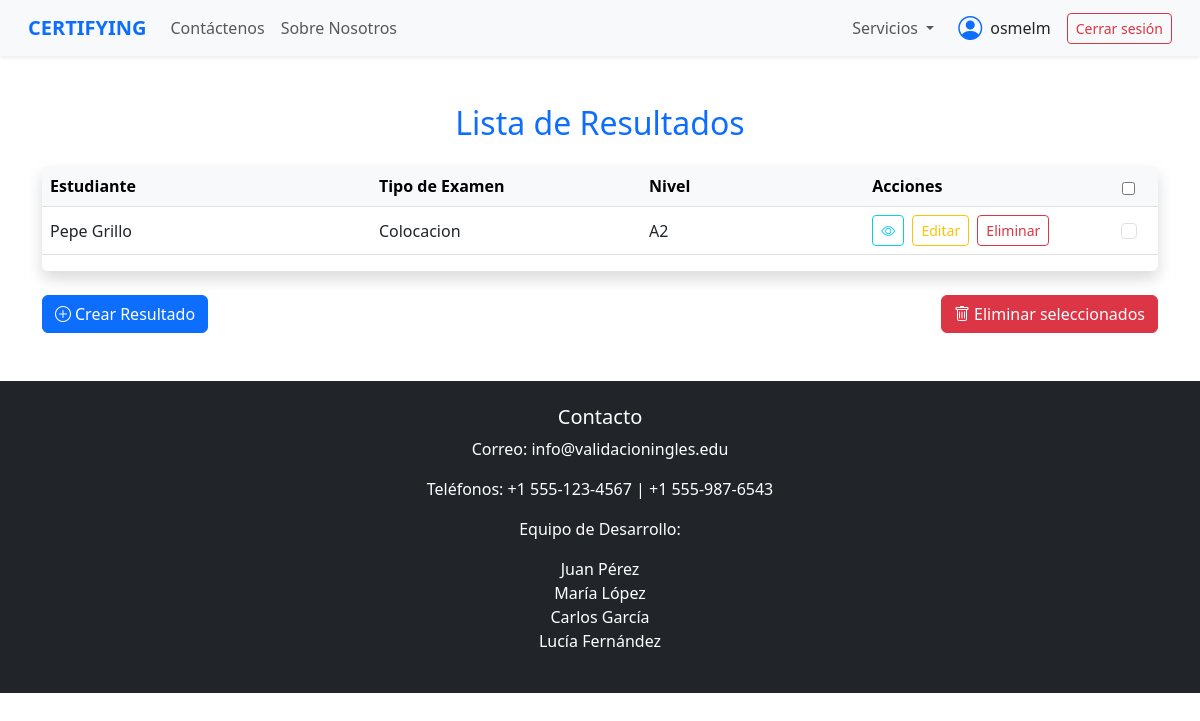
Page /resultados/ (signed in) on the committed database.
### gestion/models.py (models this page shows, shortened)
class Usuario(AbstractUser):
    TIPO_USUARIO = [
        ('estudiante', 'Estudiante'),
        ('profesor', 'Profesor del Centro')
    ]
    anios =[
        ('1', 'primero'),
        ('2', 'segundo'),
        ('3', 'tercero'),
        ('4', 'cuarto'),
    ]
    tipo_usuario = models.CharField(max_length=20, choices=TIPO_USUARIO)
    facultad = models.CharField(max_length=20)
    grupo = models.CharField(max_length=20,null=True, blank=True)
    anio_escolar = models.CharField(max_length=30, choices=anios, null=True, blank=True)
    carrera = models.CharField(max_length=100,null=True, blank=True)
    curso = models.CharField(max_length=30, blank=True, null=True)
    nivel = models.CharField(max_length=10,null=True, blank=True)
    def es_profesor(self):
        return self.tipo_usuario == 'profesor'

class Resultado(models.Model):
    niveles = [
        ('A1', 'A1'),
        ('A2', 'A2'),
        ('B1', 'B1'),
        ('B2', 'B2'),
        ('C1', 'C1'),
        ('C2', 'C2')
    ]
    nota = models.CharField(max_length=2, choices=niveles)
    inscripcion = models.OneToOneField('Inscripcion', on_delete=models.CASCADE)

class Inscripcion(models.Model):
    estudiante = models.ForeignKey(
        Usuario,
        on_delete=models.CASCADE,
        limit_choices_to={'tipo_usuario': 'estudiante'}
    )
    convocatoria = models.ForeignKey(Convocatoria, on_delete=models.CASCADE)
    fecha_inscripcion = models.DateField(auto_now_add=True)
    class Meta:
        constraints = [
            models.UniqueConstraint(fields=['estudiante', 'convocatoria'], name='unique_inscripcion_estudiante_convocatoria')
        ]

class Convocatoria(models.Model):
    TIPO_CONVOCATORIA = [
        ('entrevista', 'Entrevista'),
        ('certificacion', 'Certificación'),
        ('curso', 'Curso'),
        ('colocacion', 'Colocacion'),
        ('revalorizacion', 'revalorizacion')
    ]
    niveles = [
        ('A1', 'A1'),
        ('A2', 'A2'),
        ('B1', 'B1'),
        ('B2', 'B2'),
        ('C1', 'C1'),
        ('C2', 'C2')
    ]
    nivel = models.CharField(max_length=2, choices=niveles, null=True, blank=True)
    tipo = models.CharField(max_length=20, choices=TIPO_CONVOCATORIA)
    descripcion = models.TextField()
    lugar = models.CharField(max_length=100)
    fecha = models.DateField()
    hora = models.TimeField()
    profesor = models.ForeignKey(
        Usuario,
        on_delete=models.CASCADE,
        limit_choices_to={'tipo_usuario': 'profesor'},
        null=True,  # <-- Permitir nulos temporalmente
        blank=True
    )  # Creador
    estado = models.BooleanField(default=True)

### gestion/vistas/vista_resultado.py (the view)
# urls.py: path('resultados/', vista_resultado.lista_resultados, name='lista_resultados'),
def lista_resultados(request):
    if not request.user.is_authenticated:
        messages.warning(request, "Debes iniciar sesión para acceder a esta página.")
        return redirect('login')
    if not request.user.es_profesor():
        messages.warning(request, "No tienes permisos para acceder a esta sección.")
        return redirect('pagina_principal')
    resultados = Resultado.objects.all()
    return render(request, 'resultados/lista_resultados.html', {'resultados': resultados})

### templates/resultados/lista_resultados.html (shortened to what this page needs)
{% extends 'base.html' %}
{% load static %}
{% block content %}
<div class="container my-5">
  <h2 class="mb-4 text-primary text-center">Lista de Resultados</h2>
  <form id="formEliminarResultados" method="post" action="{% url 'eliminar_resultados_seleccionados' %}">
    <div class="table-responsive shadow rounded">
      <table class="table table-hover align-middle">
        <thead class="table-light">
          <tr>
            <th style="width: 28%;">Estudiante</th>
            <th style="width: 23%;">Tipo de Examen</th>
            <th style="width: 19%;">Nivel</th>
            <th style="width: 20%; min-width: 180px;" class="text-nowrap">Acciones</th>
            <th style="width: 5%;" class="text-center align-middle">
              <input type="checkbox" id="selectAllResultados" title="Seleccionar/Deseleccionar todos" class="align-middle">
            </th>
          </tr>
        </thead>
        <tbody>
          {% for resultado in resultados %}
          <tr>
            <td class="text-truncate" style="max-width: 200px;">
              {{ resultado.inscripcion.estudiante.get_full_name }}
            </td>
            <td class="text-truncate" style="max-width: 140px;">
              {{ resultado.inscripcion.convocatoria.get_tipo_display }}
            </td>
            <td class="text-truncate" style="max-width: 120px;">{{ resultado.nota }}</td>
            <td class="text-nowrap" style="min-width: 180px;">
              <a href="{% url 'detalle_resultado' resultado.id %}" class="btn btn-outline-info btn-sm me-1" title="Visualizar">
                <i class="bi bi-eye"></i>
              </a>
              <a href="{% url 'editar_resultado' resultado.id %}" class="btn btn-outline-warning btn-sm me-1">Editar</a>
              <a href="{% url 'eliminar_resultado' resultado.id %}" class="btn btn-outline-danger btn-sm me-1" onclick="return confirm('¿Estás seguro?')">Eliminar</a>
            </td>
            <td class="text-center align-middle">
              <input type="checkbox" name="resultados_seleccionados" value="{{ resultado.id }}" class="form-check-input resultado-checkbox">
            </td>
          </tr>
          {% endfor %}
        </tbody>
      </table>
    </div>
    <div class="d-flex justify-content-between mt-4">
      <a href="{% url 'crear_resultado' %}" class="btn btn-primary">
        <i class="bi bi-plus-circle me-1"></i>Crear Resultado
      </a>
      <button type="submit" class="btn btn-danger" onclick="return confirm('¿Eliminar los resultados seleccionados?')">
        <i class="bi bi-trash me-1"></i>Eliminar seleccionados
      </button>
    </div>
  </form>
</div>
{% endblock %}

### templates/base.html (shortened to what this page needs)
{% load static %}
<!DOCTYPE html>
<html lang="es">
<head>
    <link rel="stylesheet" href="{% static 'css/bootstrap.min.css' %}">
    <link rel="stylesheet" href="{% static 'css/bootstrap-icons.css' %}">
    <link rel="stylesheet" href="{% static 'css/base.css' %}">
</head>
<body style="margin: 0; padding: 0;">
<nav class="navbar navbar-expand-lg navbar-light bg-light shadow-sm px-3">
  <div class="container-fluid">
    <a class="navbar-brand fw-bold text-primary" href="{% url 'pagina_principal' %}">CERTIFYING</a>
    <div class="collapse navbar-collapse" id="navbarMain">
      <ul class="navbar-nav me-auto mb-2 mb-lg-0">
        <li class="nav-item">
          <a class="nav-link" href="#">Contáctenos</a>
        </li>
        <li class="nav-item">
          <a class="nav-link" href="#">Sobre Nosotros</a>
        </li>
      </ul>
      <ul class="navbar-nav mb-2 mb-lg-0 d-flex align-items-lg-center">
        <li class="nav-item dropdown me-lg-3">
          <a class="nav-link dropdown-toggle" href="#" id="serviciosDropdown" role="button" data-bs-toggle="dropdown" aria-expanded="false">
            Servicios
          </a>
        </li>
        <li class="nav-item d-flex align-items-center me-lg-3">
          <i class="bi bi-person-circle fs-4 text-primary me-2"></i>
          <span class="text-nowrap">{{ request.user.username }}</span>
        </li>
        {% if request.user.is_authenticated %}
        <li class="nav-item">
            <form action="{% url 'logout' %}" method="post"     style="display: inline;">
                <button type="submit" class="btn btn-outline-danger btn-sm">Cerrar sesión</button>
            </form>
        </li>
        {% else %}
        <li class="nav-item">
            <a href="{% url 'login' %}" class="btn btn-outline-primary  btn-sm">Iniciar sesión</a>
        </li>
        {% endif %}
      </ul>
    </div>
  </div>
</nav>
    <main id="main" style="margin: 0; padding: 0; width: 100%">
        {% block content %}
        {% endblock %}
    </main>
    <footer class="text-center mt-5 bg-dark text-white py-4">
        <h5>Contacto</h5>
        <p>Correo: info@validacioningles.edu</p>
        <p>Teléfonos: +1 555-123-4567 | +1 555-987-6543</p>
        <p>Equipo de Desarrollo:</p>
        <ul class="list-unstyled">
            <li>Juan Pérez</li>
            <li>María López</li>
            <li>Carlos García</li>
            <li>Lucía Fernández</li>
        </ul>
    </footer>
</body>
</html>

### static/css/base.css (style rules this page uses)
* { margin: 0; padding: 0; box-sizing: border-box; }
#main { width:100%; }

### rows in the picture
Usuario: user.username "osmelm"
Resultado: inscripcion.estudiante.get_full_name "Pepe Grillo", inscripcion.convocatoria.tipo "Colocacion", nota "A2"
